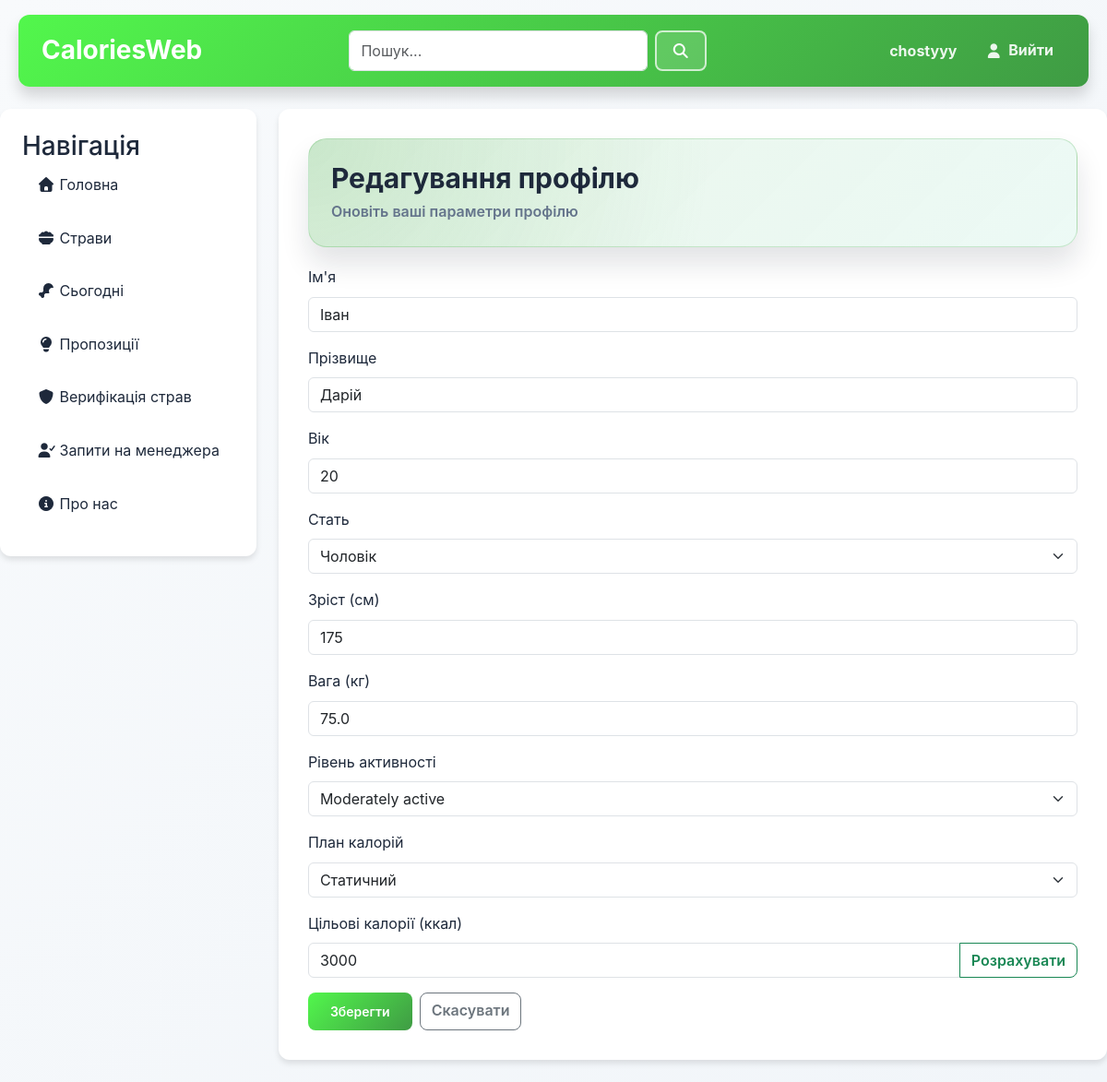
The app's page /user/1/edit/ (signed in) with its own data.
### main/models.py (models this page shows, shortened)
class UserDetails(models.Model):
    CALORIE_PLAN_CHOICES = [
        ('cut', 'Похудання'),
        ('maintain', 'Статичний'),
        ('bulk', 'Набір ваги'),
    ]
    ROLE_CHOICES = [
        ('user', 'Користувач'),
        ('manager', 'Менеджер'),
        ('admin', 'Адмін'),
    ]
    ACCOUNT_STATUS_CHOICES = [
        ('active', 'Активний'),
        ('inactive', 'Неактивний'),
    ]
    user = models.OneToOneField(
        User,
        on_delete=models.CASCADE,
        related_name="details"
    )
    sex = models.CharField(max_length=10, choices=[
        ('male', 'Чоловік'),
        ('female', 'Жінка'),
    ])
    age = models.PositiveSmallIntegerField()
    height_cm = models.PositiveSmallIntegerField()
    weight_kg = models.FloatField()
    activity_level = models.IntegerField(choices=[
        (1, 'Sedentary'),
        (2, 'Lightly active'),
        (3, 'Moderately active'),
        (4, 'Very active'),
        (5, 'Extra active'),
    ])
    current_streak = models.PositiveIntegerField(default=0)
    max_streak = models.PositiveIntegerField(default=0)
    date_last_streak_entry = models.DateField(null=True, blank=True)
    goal_calories = models.PositiveIntegerField(default=2000)
    calorie_plan = models.CharField(max_length=10, choices=CALORIE_PLAN_CHOICES, default='maintain')
    role = models.CharField(max_length=10, choices=ROLE_CHOICES, default='user')
    account_status = models.CharField(max_length=10, choices=ACCOUNT_STATUS_CHOICES, default='active')
    is_banned = models.BooleanField(default=False)

### user/views.py (the view, shortened to what this page needs)
# urls.py: path('<int:user_id>/edit/', views.edit_profile, name='edit_profile'),
def edit_profile(request, user_id):
    if request.user.is_authenticated and request.user.id == user_id:
        details = UserDetails.objects.get(user_id=user_id)
        profile_user = details.user
        data = {
            'user_id': user_id,
            'details': details,
        }
        return render(request, 'user/edit_profile.html', data)
    else:
        return redirect('main:logIn')

### user/templates/user/edit_profile.html (shortened to what this page needs)
{% extends "main/layout.html" %}
{% load static %}
{% load l10n %}
{% block extra_css %}
    <link rel="stylesheet" href="{% static 'user/css/user.css' %}">
{% endblock %}
{% block content %}
    <div class="user-profile-hero">
        <div class="user-profile-hero-text">
            <h1>Редагування профілю</h1>
            <p>Оновіть ваші параметри профілю</p>
        </div>
    </div>
    <form method="post" action="{% url 'user:edit_profile' user_id %}" id="profile-form">
		<div class="mb-3">
			<label for="first_name" class="form-label">Ім'я</label>
			<input id="first_name" type="text" maxlength="150" class="form-control" name="first_name" value="{{ details.user.first_name }}">
		</div>
		<div class="mb-3">
			<label for="last_name" class="form-label">Прізвище</label>
			<input id="last_name" type="text" maxlength="150" class="form-control" name="last_name" value="{{ details.user.last_name }}">
		</div>
            <div class="mb-3">
                <label for="age" class="form-label">Вік</label>
                <input id="age" type="number" min="1" max="120" class="form-control" name="age" value="{{ details.age }}" required>
            </div>
        <div class="mb-3">
                <label for="sex" class="form-label">Стать</label>
                <select id="sex" name="sex" class="form-select" required>
                    <option value="male" {% if details.sex == 'male' %}selected{% endif %}>Чоловік</option>
                </select>
        </div>
		<div class="mb-3">
			<label for="height_cm" class="form-label">Зріст (см)</label>
			<input id="height_cm" type="number" min="50" max="260" class="form-control" name="height_cm" value="{{ details.height_cm }}" required>
		</div>
		<div class="mb-3">
			<label for="weight_kg" class="form-label">Вага (кг)</label>
            <input id="weight_kg" type="number" min="20" max="400" step="0.1" class="form-control" name="weight_kg" value="{{ details.weight_kg|unlocalize }}" required>
		</div>
		<div class="mb-3">
			<label for="activity_level" class="form-label">Рівень активності</label>
			<select id="activity_level" name="activity_level" class="form-select" required>
				<option value="3" {% if details.activity_level == 3 %}selected{% endif %}>Moderately active</option>
			</select>
		</div>
		<div class="mb-3">
			<label for="calorie_plan" class="form-label">План калорій</label>
			<select id="calorie_plan" name="calorie_plan" class="form-select" required>
				<option value="maintain" {% if details.calorie_plan == 'maintain' %}selected{% endif %}>Статичний</option>
			</select>
		</div>
        <div class="mb-3">
            <label for="goal_calories" class="form-label">Цільові калорії (ккал)</label>
            <div class="input-group">
                <input id="goal_calories" type="number" min="1000" max="10000" class="form-control" name="goal_calories" value="{{ details.goal_calories }}" required>
                <button type="button" class="btn btn-outline-success" id="btn-calc-goal">Розрахувати</button>
            </div>
        </div>
		<div class="d-flex gap-2">
			<button type="submit" class="btn btn-primary">Зберегти</button>
			<a href="{% url 'user:user_detail' user_id %}" class="btn btn-outline-secondary">Скасувати</a>
		</div>
	</form>
{% endblock %}

### main/templates/main/layout.html (shortened to what this page needs)
{% load static %}
<!DOCTYPE html>
<html lang="en">
<head>
    <link href="https://cdn.jsdelivr.net/npm/bootstrap@5.3.8/dist/css/bootstrap.min.css" rel="stylesheet">
    <link rel="stylesheet" href="{% static 'main/css/main.css' %}">
    <link rel="stylesheet" href="https://cdnjs.cloudflare.com/ajax/libs/font-awesome/7.0.1/css/all.min.css">
    {% block extra_css %}{% endblock %}
</head>
<body>
<header>
    <table>
        <tr>
            <th style="text-align: left;" style="width: fit-content;">
                <a href="{% url 'main:home' %}" style="width: fit-content;" >
                    <h1 style="width: fit-content;">CaloriesWeb</h1>
                </a>
            </th>
            <th style="text-align: center; width: 35%;">
                <form action="{% url 'meals:search' %}" method="get" class="d-flex">
                    <input class="form-control" type="text" name="q" placeholder="Пошук...">
                    <button class="btn btn-outline-danger ms-2" type="submit">
                        <i class="fa-solid fa-magnifying-glass"></i>
                    </button>
                </form>
            </th>
            <th style="text-align: right;">
                {% if user.is_authenticated %}
                    <a href="{% url 'user:user_detail' user.id %}"><span>{{ user.username }}</span></a>
                    <a href="{% url 'main:logOut' %}">
                        <span><i class="fa-solid fa-user"></i> Вийти</span>
                    </a>
                {% endif %}
            </th>
        </tr>
    </table>
</header>
<main class="layout">
    <aside>
        <h3>Навігація</h3>
        <ul>
            <a href="{% url 'main:home' %}">
                <li><i class="fa-solid fa-house"></i> Головна</li>
            </a>
            <a href="{% url 'meals:meals' %}">
                <li><i class="fa-solid fa-bowl-food"></i> Страви</li>
            </a>
            <a href="{% url 'today:today' %}">
                <li><i class="fa-solid fa-drumstick-bite"></i> Сьогодні</li>
            </a>
            <a href="{% url 'meals:suggestions' %}">
                <li><i class="fa-solid fa-lightbulb"></i> Пропозиції</li>
            </a>
            {% if is_manager or is_admin %}
                <a href="{% url 'meals:verification_list' %}">
                    <li><i class="fa-solid fa-shield"></i> Верифікація страв</li>
                </a>
            {% endif %}
            {% if is_admin %}
                <a href="{% url 'user:manager_requests' %}">
                    <li><i class="fa-solid fa-user-check"></i> Запити на менеджера</li>
                </a>
            {% endif %}
            <a href="{% url 'main:about' %}">
                <li><i class="fa-solid fa-circle-info"></i> Про нас</li>
            </a>
        </ul>
    </aside>
    <div class="main-content">
        {% block content %}
        {% endblock %}
    </div>
</main>
</body>
</html>

### main/static/main/css/main.css (style rules this page uses)
* { box-sizing: border-box; }
html { -webkit-text-size-adjust: 100%; text-size-adjust: 100%; }
body, h1, h2, h3, h4, h5, h6, p, ul, ol, dl, dd, figure, blockquote, pre { margin: 0; }
ul, ol { padding: 0; }
input, button, textarea, select { font: inherit; }
input, textarea, select { color: inherit; }
:root { --primary: #4caf50; --primary-dark: #3f9b44; --primary-light: #8fd9a0; --primary-gradient: linear-gradient(135deg, #52f74c 0%, #3f9b44 100%); --primary-rgb: 76, 175, 80; --primary-dark-rgb: 63, 155, 68; --secondary: #ec4899; --accent: #f59e0b; --success: #10b981; --success-rgb: 16, 185, 129; --warning: #f59e0b; --warning-rgb: 245, 158, 11; --warning-light-rgb: 251, 191, 36; --neutral: #94a3b8; --neutral-rgb: 148, 163, 184; --slate-rgb: 100, 116, 139; --danger: #ef4444; --danger-bg: #fff4f4; --danger-soft: #fee2e2; --danger-border: #fecaca; --danger-ink: #991b1b; --danger-ink-dark: #7f1d1d; --white: #ffffff; --surface-muted: #f3f4f6; --bg-light: #f8fafc; --bg-page-end: #f1f5f9; --text-dark: #1e293b; --text-gray: #64748b; --border: #e2e8f0; --line: #e5e7eb; --line-soft: #eef2f7; --shadow-sm: 0 1px 2px rgba(0, 0, 0, 0.05); --shadow-md: 0 4px 6px rgba(0, 0, 0, 0.1); --shadow-lg: 0 10px 15px rgba(0, 0, 0, 0.15); }
body { background: linear-gradient(135deg, var(--bg-light) 0%, var(--bg-page-end) 100%); margin: 0; font-family: -apple-system, BlinkMacSystemFont, 'Segoe UI', Roboto, Oxygen, Ubuntu, Cantarell, sans-serif; color: var(--text-dark); line-height: 1.6; }
.btn-outline-danger { border: 2px solid var(--primary); color: var(--primary); background: none; padding: 8px 16px; border-radius: 8px; font-weight: 600; cursor: pointer; transition: all 0.3s ease; }
.btn { border-radius: 8px; font-weight: 600; transition: all 0.3s ease; cursor: pointer; }
.btn-primary { background: var(--primary-gradient); color: white; border: none; padding: 10px 24px; font-size: 14px; }
header { background: var(--primary-gradient); box-shadow: var(--shadow-lg); margin: 16px 20px; padding: 16px 24px; border-radius: 12px; position: sticky; top: 0; z-index: 100; }
header table { width: 100%; }
header h1 { margin: 0; padding: 0; color: white; font-size: 28px; font-weight: 700; }
header a { text-decoration: none; color: rgba(255, 255, 255, 0.9); transition: color 0.3s ease; }
header a span { padding: 0 12px; }
header th:last-child a span { display: inline-flex; align-items: center; gap: 6px; padding: 8px 12px; border-radius: 10px; border: 1px solid transparent; transition: background-color 0.2s ease, border-color 0.2s ease, transform 0.2s ease, box-shadow 0.2s ease; }
header .btn-outline-danger { border: 2px solid rgba(255, 255, 255, 0.7); color: var(--white); background: rgba(255, 255, 255, 0.14); }
main.layout { display: flex; gap: 24px; margin: 24px 20px; max-width: 1400px; margin-left: auto; margin-right: auto; }
aside { background-color: var(--white); box-shadow: var(--shadow-md); border-radius: 12px; width: fit-content; padding: 24px; height: fit-content; position: sticky; top: 100px; }
aside ul { list-style: none; padding: 0; margin: 0; }
aside ul li { padding: 12px 16px; margin-bottom: 8px; border-radius: 8px; transition: all 0.3s ease; color: var(--text-dark); cursor: pointer; }
aside a { text-decoration: none; color: inherit; }
.main-content { background-color: var(--white); box-shadow: var(--shadow-md); border-radius: 12px; flex: 1; padding: 32px; }
.main-content h1 { color: var(--primary); margin-bottom: 8px; font-weight: 700; }
a { color: var(--primary); text-decoration: none; transition: color 0.3s ease; }

### user/static/user/css/user.css (style rules this page uses)
.user-profile-hero { display: flex; align-items: center; justify-content: space-between; gap: 16px; padding: 24px; background: radial-gradient(circle at top left, rgba(var(--primary-rgb), 0.2), transparent 52%), linear-gradient(135deg, rgba(var(--primary-rgb), 0.12) 0%, rgba(var(--success-rgb), 0.08) 100%); border-radius: 20px; border: 1px solid rgba(var(--primary-rgb), 0.25); box-shadow: 0 18px 30px rgba(15, 23, 42, 0.12); margin-bottom: 20px; }
.user-profile-hero h1 { margin: 0 0 6px 0; font-size: 30px; color: var(--text-dark); }
.user-profile-hero p { margin: 0; color: var(--text-gray); font-weight: 600; }

### records on screen
UserDetails: first_name "Іван", last_name "Дарій", age "20", sex "Чоловік", height_cm "175", weight_kg "75.0", activity_level "Moderately active", calorie_plan "Статичний", goal_calories "3000"

### other values on screen
{{ user.username }} "chostyyy"
